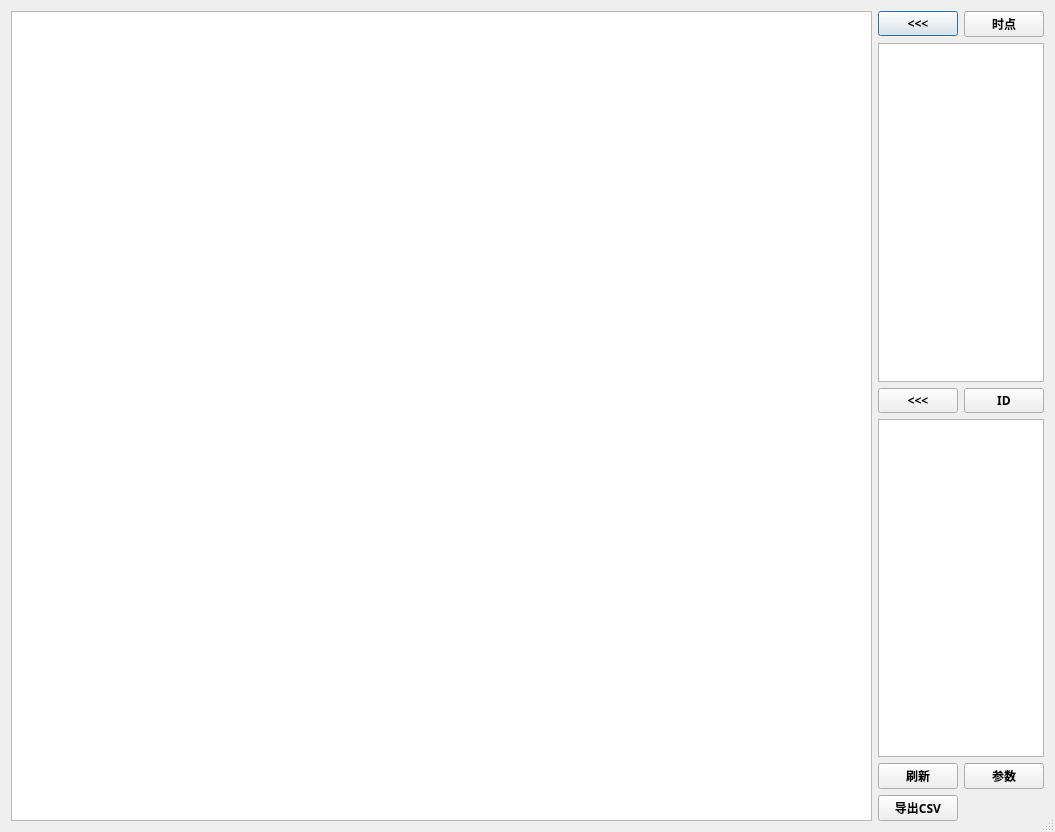
<?xml version="1.0" encoding="UTF-8"?>
<ui version="4.0">
 <class>PreviewDlg</class>
 <widget class="QDialog" name="PreviewDlg">
  <property name="geometry">
   <rect>
    <x>0</x>
    <y>0</y>
    <width>1041</width>
    <height>832</height>
   </rect>
  </property>
  <property name="windowTitle">
   <string>因子预览</string>
  </property>
  <property name="sizeGripEnabled">
   <bool>true</bool>
  </property>
  <layout class="QGridLayout" name="gridLayout">
   <item row="0" column="0" rowspan="6">
    <widget class="QTableWidget" name="PreviewTable">
     <property name="minimumSize">
      <size>
       <width>861</width>
       <height>0</height>
      </size>
     </property>
     <property name="editTriggers">
      <set>QAbstractItemView::DoubleClicked</set>
     </property>
     <property name="selectionBehavior">
      <enum>QAbstractItemView::SelectItems</enum>
     </property>
     <attribute name="verticalHeaderDefaultSectionSize">
      <number>30</number>
     </attribute>
    </widget>
   </item>
   <item row="0" column="1">
    <widget class="QPushButton" name="DTExecuteButton">
     <property name="font">
      <font>
       <family>Aharoni</family>
       <pointsize>9</pointsize>
       <weight>75</weight>
       <bold>true</bold>
      </font>
     </property>
     <property name="text">
      <string>&lt;&lt;&lt;</string>
     </property>
    </widget>
   </item>
   <item row="0" column="2">
    <widget class="QPushButton" name="DateTimeButton">
     <property name="font">
      <font>
       <family>Aharoni</family>
       <pointsize>9</pointsize>
       <weight>75</weight>
       <bold>true</bold>
      </font>
     </property>
     <property name="text">
      <string>时点</string>
     </property>
    </widget>
   </item>
   <item row="1" column="1" colspan="2">
    <widget class="QListWidget" name="DateTimeList">
     <property name="selectionMode">
      <enum>QAbstractItemView::ExtendedSelection</enum>
     </property>
    </widget>
   </item>
   <item row="2" column="1">
    <widget class="QPushButton" name="IDExecuteButton">
     <property name="font">
      <font>
       <family>Aharoni</family>
       <pointsize>9</pointsize>
       <weight>75</weight>
       <bold>true</bold>
      </font>
     </property>
     <property name="text">
      <string>&lt;&lt;&lt;</string>
     </property>
    </widget>
   </item>
   <item row="2" column="2">
    <widget class="QPushButton" name="IDButton">
     <property name="font">
      <font>
       <family>Aharoni</family>
       <pointsize>9</pointsize>
       <weight>75</weight>
       <bold>true</bold>
      </font>
     </property>
     <property name="text">
      <string>ID</string>
     </property>
    </widget>
   </item>
   <item row="3" column="1" colspan="2">
    <widget class="QListWidget" name="IDList">
     <property name="selectionMode">
      <enum>QAbstractItemView::ExtendedSelection</enum>
     </property>
    </widget>
   </item>
   <item row="4" column="1">
    <widget class="QPushButton" name="ExecuteButton">
     <property name="font">
      <font>
       <family>Aharoni</family>
       <pointsize>9</pointsize>
       <weight>75</weight>
       <bold>true</bold>
      </font>
     </property>
     <property name="text">
      <string>刷新</string>
     </property>
    </widget>
   </item>
   <item row="4" column="2">
    <widget class="QPushButton" name="ArgSetButton">
     <property name="font">
      <font>
       <family>Aharoni</family>
       <pointsize>9</pointsize>
       <weight>75</weight>
       <bold>true</bold>
      </font>
     </property>
     <property name="text">
      <string>参数</string>
     </property>
    </widget>
   </item>
   <item row="5" column="1">
    <widget class="QPushButton" name="Export2CSVButton">
     <property name="font">
      <font>
       <family>Aharoni</family>
       <pointsize>9</pointsize>
       <weight>75</weight>
       <bold>true</bold>
      </font>
     </property>
     <property name="text">
      <string>导出CSV</string>
     </property>
    </widget>
   </item>
   <item row="5" column="2">
    <spacer name="horizontalSpacer">
     <property name="orientation">
      <enum>Qt::Horizontal</enum>
     </property>
     <property name="sizeHint" stdset="0">
      <size>
       <width>90</width>
       <height>20</height>
      </size>
     </property>
    </spacer>
   </item>
  </layout>
 </widget>
 <tabstops>
  <tabstop>ExecuteButton</tabstop>
  <tabstop>PreviewTable</tabstop>
 </tabstops>
 <resources/>
 <connections/>
</ui>
